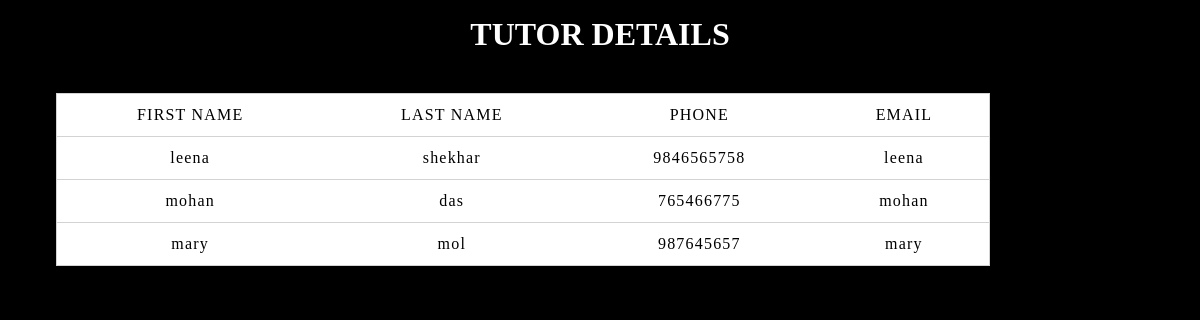
Page /project/viewtutors.php on the committed database.
### tables this page shows
CREATE TABLE IF NOT EXISTS `tutors` (
  `tutor_id` int NOT NULL AUTO_INCREMENT,
  `id` int NOT NULL,
  `first_name` varchar(20) NOT NULL,
  `last_name` varchar(15) NOT NULL,
  `phone` varchar(10) NOT NULL,
  `email` varchar(15) NOT NULL,
  PRIMARY KEY (`tutor_id`)
);

### project/viewtutors.php (the view, shortened to what this page needs)
<html>
<head>
	<CENTER>
<h1 style="color:white;">TUTOR DETAILS</h1>
</CENTER>
</head>
<body>
 	<table>
 	  <tr>
 	  	<th>FIRST NAME</th>
 	  	<th>LAST NAME</th>
 	  	<th>PHONE</th>
        <th>EMAIL</th>
 	  </tr>
 	  <?php
       include 'connection.php';
       $q="SELECT first_name,last_name,phone,email from tutors where id='0'";
       $r=mysqli_query($con,$q);
       while($s=mysqli_fetch_array($r))
       {
       echo '<tr>';
       echo '<th>'.$s['first_name'].'</th>';
       echo '<th>'.$s['last_name'].'</th>';
       echo '<th>'.$s['phone'].'</th>';
       echo '<th>'.$s['email'].'</th>';
       echo '</tr>';
      }
 	  ?>
    </table>
</body>
</html>

### project/viewtutors.php (style rules this page uses)
body { margin: 1rem; background:url(""); background-size:cover; background-repeat:no-repeat; background-color:black; }
table { --accent-color: #362f4b; --text-color: black; --bgColorDarker: white; --bgColorLighter: white; --insideBorderColor: lightgray; width: 80%; margin: 40; padding: -10; border: 1px solid var(--accent-color); border-collapse: collapse; color: var(--text-color); table-layout: center; }
table tbody tr { border: 1px solid var(--insideBorderColor); background-color: var(--bgColorDarker); }
table tbody tr:nth-child(odd) { background-color: var(--bgColorLighter); }
table th { letter-spacing: 0.075rem; }
table th, table td { padding: 0.75rem 1rem; font-weight: normal; text-align: center; }
table th:nth-child(4), table td:nth-child(4) { text-align: center; }

### rows in the picture
tutors: first_name "leena", last_name "shekhar", phone "9846565758", email "leena"
tutors: first_name "mohan", last_name "das", phone "765466775", email "mohan"
tutors: first_name "mary", last_name "mol", phone "987645657", email "mary"
